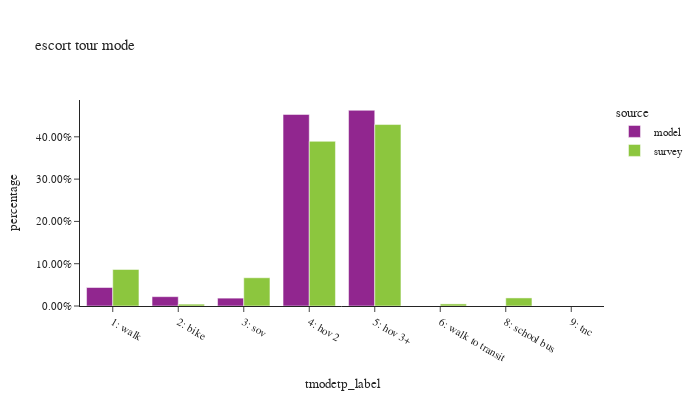

This figure's notebook cell:
### Code cell
df_plot = es_tour.groupby(['source','tmodetp_label'])['toexpfac'].sum().reset_index()
df_plot['percentage'] = df_plot.groupby(['source'], group_keys=False)['toexpfac']. \
    apply(lambda x: x / float(x.sum()))
df_plot['source'] = df_plot['source'].astype(pd.CategoricalDtype(['model', 'survey']))

df_plot_ct = es_tour.groupby(['source','tmodetp_label'])['toexpfac'].count().reset_index(). \
    rename(columns={'toexpfac':'sample count'})
df_plot = df_plot.merge(df_plot_ct, on=['source','tmodetp_label'])

fig = px.bar(df_plot.sort_values(by=['source']), x="tmodetp_label", y="percentage", color="source",
             barmode="group",hover_data=['sample count'],title="escort tour mode")
fig.update_layout(height=400, width=700, font=dict(size=11),
                  xaxis = dict(dtick = 1, categoryorder='category ascending'),
                  yaxis=dict(tickformat=".2%"))
fig.show()

### Figure 1 — Plotly figure (JSON) as saved in the notebook; plotly's stock layout.template omitted (floating-point values rounded to 4 significant figures)
{"data": [{"alignmentgroup": "True", "customdata": [[33308], [16797], [14162], [345042], [352502]], "hovertemplate": "source=model<br>tmodetp_label=%{x}<br>percentage=%{y}<br>sample count=%{customdata[0]}<extra></extra>", "legendgroup": "model", "marker": {"color": "#91268F", "pattern": {"shape": ""}}, "name": "model", "offsetgroup": "model", "orientation": "v", "showlegend": true, "textposition": "auto", "type": "bar", "x": ["1: walk", "2: bike", "3: sov", "4: hov 2", "5: hov 3+"], "xaxis": "x", "y": [0.04372, 0.02205, 0.01859, 0.4529, 0.4627], "yaxis": "y"}, {"alignmentgroup": "True", "customdata": [[114], [16], [69], [366], [290], [14], [7], [1]], "hovertemplate": "source=survey<br>tmodetp_label=%{x}<br>percentage=%{y}<br>sample count=%{customdata[0]}<extra></extra>", "legendgroup": "survey", "marker": {"color": "#8CC63E", "pattern": {"shape": ""}}, "name": "survey", "offsetgroup": "survey", "orientation": "v", "showlegend": true, "textposition": "auto", "type": "bar", "x": ["1: walk", "2: bike", "3: sov", "4: hov 2", "5: hov 3+", "6: walk to transit", "8: school bus", "9: tnc"], "xaxis": "x", "y": [0.08634, 0.004401, 0.06678, 0.3894, 0.429, 0.004975, 0.01908, 8.247e-06], "yaxis": "y"}], "layout": {"barmode": "group", "font": {"size": 11}, "height": 400, "legend": {"title": {"text": "source"}, "tracegroupgap": 0}, "title": {"text": "escort tour mode"}, "width": 700, "xaxis": {"anchor": "y", "categoryorder": "category ascending", "domain": [0.0, 1.0], "dtick": 1, "title": {"text": "tmodetp_label"}}, "yaxis": {"anchor": "x", "domain": [0.0, 1.0], "tickformat": ".2%", "title": {"text": "percentage"}}}}
